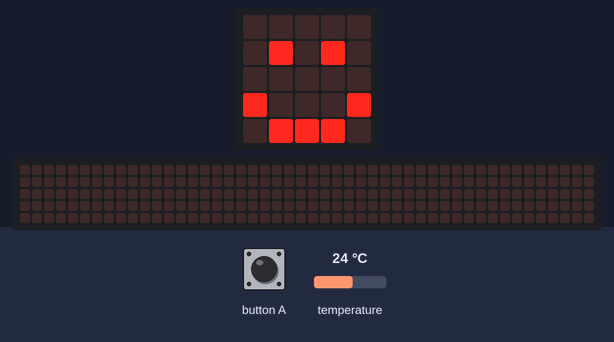
Simulated run of this program. Board: BBC micro:bit (MakeCode). Parts: the board's 5×5 LED display, a strip that is not on the board, showing the scrolling text unrolled. Inputs (shaded band) come from the test bench; at power-on: temperature 24 °C. The 48×5 strip is a reading aid, not a part: it shows the text the display is scrolling, unrolled, one strip-width of it at a time.

Above: at 1.8 s.
1.9 s: button A pressed for 0.15 s
At 5.8 s:
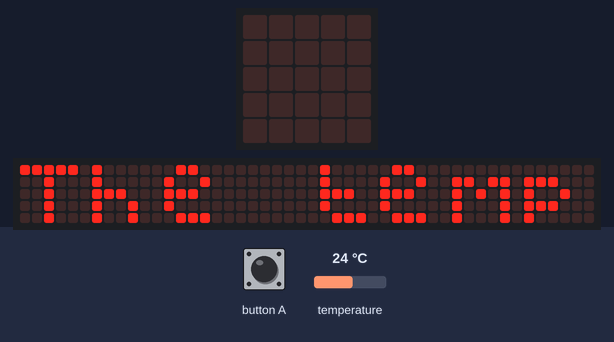
At 20.0 s:
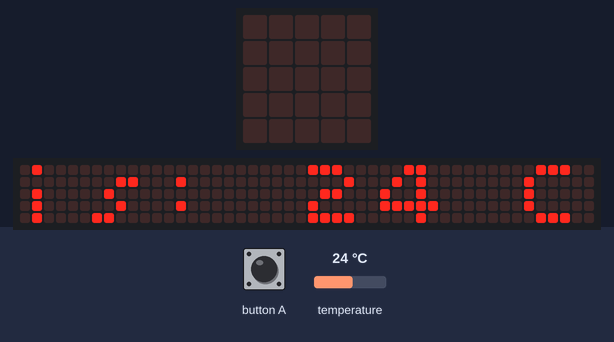

The program:

main.ts
```typescript
// (licence header left out)
// variables
let currentTemperature = 0

basic.clearScreen()
basic.showIcon(IconNames.Happy)

input.onButtonPressed(Button.A, function () {
  basic.clearScreen()
  currentTemperature = input.temperature()
  basic.showString('The temperature is: ' + currentTemperature.toString() + ' C.')
  basic.clearScreen()
  basic.showIcon(IconNames.Happy)
})
```

Measured:
- after the input at 1.9 s, the display: changes after 0.15 s (image 1)
- what the display in image 1 shows lasts 0.8 s, from 5.2 s to 6.0 s
- what the display in image 2 shows lasts 0.9 s, from 19.3 s to 20.2 s
